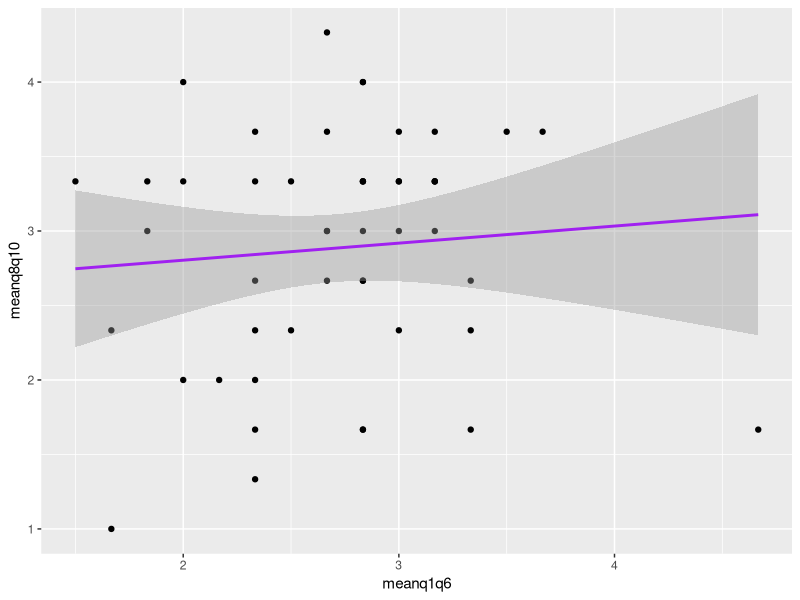

This chart was generated by the following R code:
## ---- chunk 1
setwd(dirname(rstudioapi::getActiveDocumentContext()$path))
library(tidyverse)

## ---- chunk 2
week8_tbl <- read_csv(file = "../data/week3.csv") %>% 
  mutate(q5 = recode(q5, "1" = "5", "2" = "4", "3" = "3", "4" = "2", "5" = "1")) %>% 
  mutate(q5 = as.numeric(q5)) %>%
  rowwise() %>% 
  mutate(meanq1q6 = mean(c(q1, q2, q3, q4, q5, q6))) %>% 
  mutate(meanq8q10 = mean(c(q8, q9, q10)))
  
## ---- chunk 3
week8_tbl %>% 
  select(q1:q6)

ggplot(week8_tbl, aes(x = meanq1q6, y = meanq8q10)) +
  geom_point() +
  geom_smooth(method = "lm", color = "purple")
## ---- chunk 4
cor.test(week8_tbl$meanq1q6, week8_tbl$meanq8q10)
